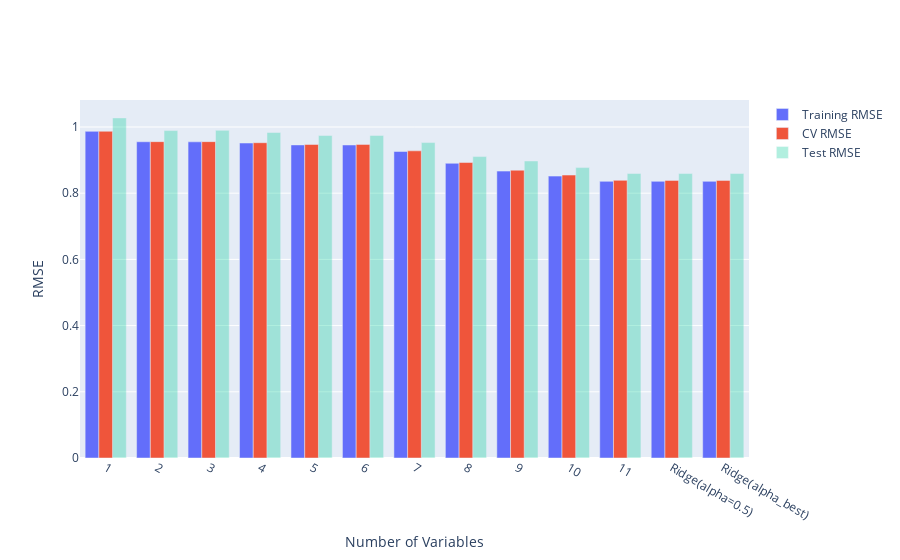

Source (notebook cell):
### Markdown cell above
### Finding the Optimal Alpha

### Code cell
best_alpha = alphas[np.argmin(cv_values)]
ridge_model.set_params(LinearModel__alpha=best_alpha)
ridge_model.fit(tr, tr['quality'])
models["Ridge(alpha_best)"] = ridge_model
compare_models(models)

### Figure 1 — Plotly figure (JSON) as saved in the notebook; plotly's stock layout.template omitted (floating-point values rounded to 4 significant figures)
{"data": [{"name": "Training RMSE", "type": "bar", "x": ["1", "2", "3", "4", "5", "6", "7", "8", "9", "10", "11", "Ridge(alpha=0.5)", "Ridge(alpha_best)"], "y": [0.9868, 0.9553, 0.9551, 0.9516, 0.9458, 0.9456, 0.9259, 0.8903, 0.8666, 0.8516, 0.8357, 0.8357, 0.8357]}, {"name": "CV RMSE", "type": "bar", "x": ["1", "2", "3", "4", "5", "6", "7", "8", "9", "10", "11", "Ridge(alpha=0.5)", "Ridge(alpha_best)"], "y": [0.987, 0.9557, 0.9557, 0.9525, 0.9471, 0.9474, 0.9279, 0.8926, 0.8694, 0.8547, 0.8387, 0.8386, 0.8386]}, {"name": "Test RMSE", "opacity": 0.3, "type": "bar", "x": ["1", "2", "3", "4", "5", "6", "7", "8", "9", "10", "11", "Ridge(alpha=0.5)", "Ridge(alpha_best)"], "y": [1.027, 0.9891, 0.9899, 0.9832, 0.9742, 0.9743, 0.9529, 0.9106, 0.8973, 0.8773, 0.8594, 0.8593, 0.8593]}], "layout": {"xaxis": {"title": {"text": "Number of Variables"}}, "yaxis": {"title": {"text": "RMSE"}}}}
